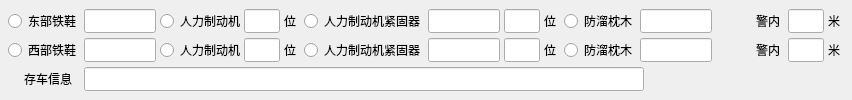
     <widget class="QWidget" name="tab">
      <property name="styleSheet">
       <string notr="true"/>
      </property>
      <attribute name="title">
       <string>第1组铁鞋</string>
      </attribute>
      <layout class="QVBoxLayout" name="verticalLayout">
       <property name="spacing">
        <number>4</number>
       </property>
       <property name="leftMargin">
        <number>8</number>
       </property>
       <property name="topMargin">
        <number>8</number>
       </property>
       <property name="rightMargin">
        <number>8</number>
       </property>
       <property name="bottomMargin">
        <number>8</number>
       </property>
       <item>
        <layout class="QHBoxLayout" name="horizontalLayout_5">
         <property name="spacing">
          <number>4</number>
         </property>
         <item>
          <widget class="QRadioButton" name="radioButton">
           <property name="minimumSize">
            <size>
             <width>72</width>
             <height>24</height>
            </size>
           </property>
           <property name="maximumSize">
            <size>
             <width>72</width>
             <height>24</height>
            </size>
           </property>
           <property name="text">
            <string>东部铁鞋</string>
           </property>
           <property name="autoExclusive">
            <bool>false</bool>
           </property>
          </widget>
         </item>
         <item>
          <widget class="QLineEdit" name="lineEdit">
           <property name="minimumSize">
            <size>
             <width>72</width>
             <height>24</height>
            </size>
           </property>
           <property name="maximumSize">
            <size>
             <width>72</width>
             <height>24</height>
            </size>
           </property>
          </widget>
         </item>
         <item>
          <widget class="QRadioButton" name="radioButton_4">
           <property name="minimumSize">
            <size>
             <width>80</width>
             <height>24</height>
            </size>
           </property>
           <property name="maximumSize">
            <size>
             <width>80</width>
             <height>24</height>
            </size>
           </property>
           <property name="text">
            <string>人力制动机</string>
           </property>
           <property name="autoExclusive">
            <bool>false</bool>
           </property>
          </widget>
         </item>
         <item>
          <widget class="QLineEdit" name="lineEdit_22">
           <property name="minimumSize">
            <size>
             <width>36</width>
             <height>24</height>
            </size>
           </property>
           <property name="maximumSize">
            <size>
             <width>36</width>
             <height>24</height>
            </size>
           </property>
          </widget>
         </item>
         <item>
          <widget class="QLabel" name="label_17">
           <property name="minimumSize">
            <size>
             <width>16</width>
             <height>24</height>
            </size>
           </property>
           <property name="maximumSize">
            <size>
             <width>16</width>
             <height>24</height>
            </size>
           </property>
           <property name="text">
            <string>位</string>
           </property>
           <property name="alignment">
            <set>Qt::AlignLeading|Qt::AlignLeft|Qt::AlignVCenter</set>
           </property>
          </widget>
         </item>
         <item>
          <widget class="QRadioButton" name="radioButton_6">
           <property name="minimumSize">
            <size>
             <width>120</width>
             <height>24</height>
            </size>
           </property>
           <property name="maximumSize">
            <size>
             <width>120</width>
             <height>24</height>
            </size>
           </property>
           <property name="text">
            <string>人力制动机紧固器</string>
           </property>
           <property name="autoExclusive">
            <bool>false</bool>
           </property>
          </widget>
         </item>
         <item>
          <widget class="QLineEdit" name="lineEdit_4">
           <property name="minimumSize">
            <size>
             <width>72</width>
             <height>24</height>
            </size>
           </property>
           <property name="maximumSize">
            <size>
             <width>72</width>
             <height>24</height>
            </size>
           </property>
          </widget>
         </item>
         <item>
          <widget class="QLineEdit" name="lineEdit_46">
           <property name="minimumSize">
            <size>
             <width>36</width>
             <height>24</height>
            </size>
           </property>
           <property name="maximumSize">
            <size>
             <width>36</width>
             <height>24</height>
            </size>
           </property>
          </widget>
         </item>
         <item>
          <widget class="QLabel" name="label_4">
           <property name="minimumSize">
            <size>
             <width>16</width>
             <height>24</height>
            </size>
           </property>
           <property name="maximumSize">
            <size>
             <width>16</width>
             <height>24</height>
            </size>
           </property>
           <property name="text">
            <string>位</string>
           </property>
           <property name="alignment">
            <set>Qt::AlignLeading|Qt::AlignLeft|Qt::AlignVCenter</set>
           </property>
          </widget>
         </item>
         <item>
          <widget class="QRadioButton" name="radioButton_19">
           <property name="minimumSize">
            <size>
             <width>72</width>
             <height>24</height>
            </size>
           </property>
           <property name="maximumSize">
            <size>
             <width>72</width>
             <height>24</height>
            </size>
           </property>
           <property name="text">
            <string>防溜枕木</string>
           </property>
           <property name="autoExclusive">
            <bool>false</bool>
           </property>
          </widget>
         </item>
         <item>
          <widget class="QLineEdit" name="lineEdit_23">
           <property name="minimumSize">
            <size>
             <width>72</width>
             <height>24</height>
            </size>
           </property>
           <property name="maximumSize">
            <size>
             <width>72</width>
             <height>24</height>
            </size>
           </property>
          </widget>
         </item>
         <item>
          <spacer name="horizontalSpacer_10">
           <property name="orientation">
            <enum>Qt::Horizontal</enum>
           </property>
           <property name="sizeHint" stdset="0">
            <size>
             <width>40</width>
             <height>20</height>
            </size>
           </property>
          </spacer>
         </item>
         <item>
          <widget class="QLabel" name="label_10">
           <property name="minimumSize">
            <size>
             <width>28</width>
             <height>24</height>
            </size>
           </property>
           <property name="maximumSize">
            <size>
             <width>28</width>
             <height>24</height>
            </size>
           </property>
           <property name="text">
            <string>警内</string>
           </property>
          </widget>
         </item>
         <item>
          <widget class="QLineEdit" name="lineEdit_6">
           <property name="minimumSize">
            <size>
             <width>36</width>
             <height>24</height>
            </size>
           </property>
           <property name="maximumSize">
            <size>
             <width>36</width>
             <height>24</height>
            </size>
           </property>
          </widget>
         </item>
         <item>
          <widget class="QLabel" name="label_14">
           <property name="minimumSize">
            <size>
             <width>16</width>
             <height>24</height>
            </size>
           </property>
           <property name="maximumSize">
            <size>
             <width>16</width>
             <height>24</height>
            </size>
           </property>
           <property name="text">
            <string>米</string>
           </property>
           <property name="alignment">
            <set>Qt::AlignLeading|Qt::AlignLeft|Qt::AlignVCenter</set>
           </property>
          </widget>
         </item>
        </layout>
       </item>
       <item>
        <layout class="QHBoxLayout" name="horizontalLayout_6">
         <property name="spacing">
          <number>4</number>
         </property>
         <item>
          <widget class="QRadioButton" name="radioButton_2">
           <property name="minimumSize">
            <size>
             <width>72</width>
             <height>24</height>
            </size>
           </property>
           <property name="maximumSize">
            <size>
             <width>72</width>
             <height>24</height>
            </size>
           </property>
           <property name="text">
            <string>西部铁鞋</string>
           </property>
           <property name="autoExclusive">
            <bool>false</bool>
           </property>
          </widget>
         </item>
         <item>
          <widget class="QLineEdit" name="lineEdit_2">
           <property name="minimumSize">
            <size>
             <width>72</width>
             <height>24</height>
            </size>
           </property>
           <property name="maximumSize">
            <size>
             <width>72</width>
             <height>24</height>
            </size>
           </property>
          </widget>
         </item>
         <item>
          <widget class="QRadioButton" name="radioButton_3">
           <property name="minimumSize">
            <size>
             <width>80</width>
             <height>24</height>
            </size>
           </property>
           <property name="maximumSize">
            <size>
             <width>80</width>
             <height>24</height>
            </size>
           </property>
           <property name="text">
            <string>人力制动机</string>
           </property>
           <property name="autoExclusive">
            <bool>false</bool>
           </property>
          </widget>
         </item>
         <item>
          <widget class="QLineEdit" name="lineEdit_45">
           <property name="minimumSize">
            <size>
             <width>36</width>
             <height>24</height>
            </size>
           </property>
           <property name="maximumSize">
            <size>
             <width>36</width>
             <height>24</height>
            </size>
           </property>
          </widget>
         </item>
         <item>
          <widget class="QLabel" name="label_32">
           <property name="minimumSize">
            <size>
             <width>16</width>
             <height>24</height>
            </size>
           </property>
           <property name="maximumSize">
            <size>
             <width>16</width>
             <height>24</height>
            </size>
           </property>
           <property name="text">
            <string>位</string>
           </property>
          </widget>
         </item>
         <item>
          <widget class="QRadioButton" name="radioButton_5">
           <property name="minimumSize">
            <size>
             <width>120</width>
             <height>24</height>
            </size>
           </property>
           <property name="maximumSize">
            <size>
             <width>120</width>
             <height>24</height>
            </size>
           </property>
           <property name="text">
            <string>人力制动机紧固器</string>
           </property>
           <property name="autoExclusive">
            <bool>false</bool>
           </property>
          </widget>
         </item>
         <item>
          <widget class="QLineEdit" name="lineEdit_5">
           <property name="minimumSize">
            <size>
             <width>72</width>
             <height>24</height>
            </size>
           </property>
           <property name="maximumSize">
            <size>
             <width>72</width>
             <height>24</height>
            </size>
           </property>
          </widget>
         </item>
         <item>
          <widget class="QLineEdit" name="lineEdit_47">
           <property name="minimumSize">
            <size>
             <width>36</width>
             <height>24</height>
            </size>
           </property>
           <property name="maximumSize">
            <size>
             <width>36</width>
             <height>24</height>
            </size>
           </property>
          </widget>
         </item>
         <item>
          <widget class="QLabel" name="label_5">
           <property name="minimumSize">
            <size>
             <width>16</width>
             <height>24</height>
            </size>
           </property>
           <property name="maximumSize">
            <size>
             <width>16</width>
             <height>24</height>
            </size>
           </property>
           <property name="text">
            <string>位</string>
           </property>
          </widget>
         </item>
         <item>
          <widget class="QRadioButton" name="radioButton_20">
           <property name="minimumSize">
            <size>
             <width>72</width>
             <height>24</height>
            </size>
           </property>
           <property name="maximumSize">
            <size>
             <width>72</width>
             <height>24</height>
            </size>
           </property>
           <property name="text">
            <string>防溜枕木</string>
           </property>
           <property name="autoExclusive">
            <bool>false</bool>
           </property>
          </widget>
         </item>
         <item>
          <widget class="QLineEdit" name="lineEdit_24">
           <property name="minimumSize">
            <size>
             <width>72</width>
             <height>24</height>
            </size>
           </property>
           <property name="maximumSize">
            <size>
             <width>72</width>
             <height>24</height>
            </size>
           </property>
          </widget>
         </item>
         <item>
          <spacer name="horizontalSpacer_11">
           <property name="orientation">
            <enum>Qt::Horizontal</enum>
           </property>
           <property name="sizeHint" stdset="0">
            <size>
             <width>40</width>
             <height>20</height>
            </size>
           </property>
          </spacer>
         </item>
         <item>
          <widget class="QLabel" name="label_11">
           <property name="minimumSize">
            <size>
             <width>28</width>
             <height>24</height>
            </size>
           </property>
           <property name="maximumSize">
            <size>
             <width>28</width>
             <height>24</height>
            </size>
           </property>
           <property name="text">
            <string>警内</string>
           </property>
          </widget>
         </item>
         <item>
          <widget class="QLineEdit" name="lineEdit_7">
           <property name="minimumSize">
            <size>
             <width>36</width>
             <height>24</height>
            </size>
           </property>
           <property name="maximumSize">
            <size>
             <width>36</width>
             <height>24</height>
            </size>
           </property>
          </widget>
         </item>
         <item>
          <widget class="QLabel" name="label_15">
           <property name="minimumSize">
            <size>
             <width>16</width>
             <height>24</height>
            </size>
           </property>
           <property name="maximumSize">
            <size>
             <width>16</width>
             <height>24</height>
            </size>
           </property>
           <property name="text">
            <string>米</string>
           </property>
          </widget>
         </item>
        </layout>
       </item>
       <item>
        <layout class="QHBoxLayout" name="horizontalLayout_7">
         <property name="spacing">
          <number>12</number>
         </property>
         <property name="leftMargin">
          <number>16</number>
         </property>
         <item>
          <widget class="QLabel" name="label_6">
           <property name="minimumSize">
            <size>
             <width>48</width>
             <height>24</height>
            </size>
           </property>
           <property name="maximumSize">
            <size>
             <width>48</width>
             <height>24</height>
            </size>
           </property>
           <property name="text">
            <string>存车信息</string>
           </property>
          </widget>
         </item>
         <item>
          <widget class="QLineEdit" name="lineEdit_3">
           <property name="minimumSize">
            <size>
             <width>560</width>
             <height>24</height>
            </size>
           </property>
           <property name="maximumSize">
            <size>
             <width>560</width>
             <height>24</height>
            </size>
           </property>
          </widget>
         </item>
         <item>
          <spacer name="horizontalSpacer_5">
           <property name="orientation">
            <enum>Qt::Horizontal</enum>
           </property>
           <property name="sizeHint" stdset="0">
            <size>
             <width>40</width>
             <height>20</height>
            </size>
           </property>
          </spacer>
         </item>
        </layout>
       </item>
      </layout>
     </widget>
